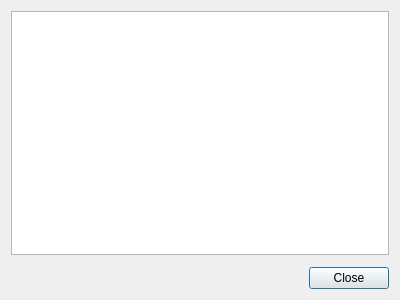
<?xml version="1.0" encoding="UTF-8"?>
<ui version="4.0">
 <class>DialogLicenseList</class>
 <widget class="QDialog" name="DialogLicenseList">
  <property name="geometry">
   <rect>
    <x>0</x>
    <y>0</y>
    <width>400</width>
    <height>300</height>
   </rect>
  </property>
  <property name="windowTitle">
   <string>管理授权</string>
  </property>
  <layout class="QVBoxLayout" name="verticalLayout">
   <item>
    <widget class="QListWidget" name="list"/>
   </item>
   <item>
    <widget class="LicenseEditor" name="device" native="true"/>
   </item>
   <item>
    <widget class="QDialogButtonBox" name="buttonBox">
     <property name="orientation">
      <enum>Qt::Horizontal</enum>
     </property>
     <property name="standardButtons">
      <set>QDialogButtonBox::Close</set>
     </property>
    </widget>
   </item>
  </layout>
 </widget>
 <customwidgets>
  <customwidget>
   <class>LicenseEditor</class>
   <extends>QWidget</extends>
   <header>Core/LicenseEditor.h</header>
   <container>1</container>
  </customwidget>
 </customwidgets>
 <resources/>
 <connections>
  <connection>
   <sender>buttonBox</sender>
   <signal>accepted()</signal>
   <receiver>DialogLicenseList</receiver>
   <slot>accept()</slot>
   <hints>
    <hint type="sourcelabel">
     <x>248</x>
     <y>254</y>
    </hint>
    <hint type="destinationlabel">
     <x>157</x>
     <y>274</y>
    </hint>
   </hints>
  </connection>
  <connection>
   <sender>buttonBox</sender>
   <signal>rejected()</signal>
   <receiver>DialogLicenseList</receiver>
   <slot>reject()</slot>
   <hints>
    <hint type="sourcelabel">
     <x>316</x>
     <y>260</y>
    </hint>
    <hint type="destinationlabel">
     <x>286</x>
     <y>274</y>
    </hint>
   </hints>
  </connection>
 </connections>
</ui>
